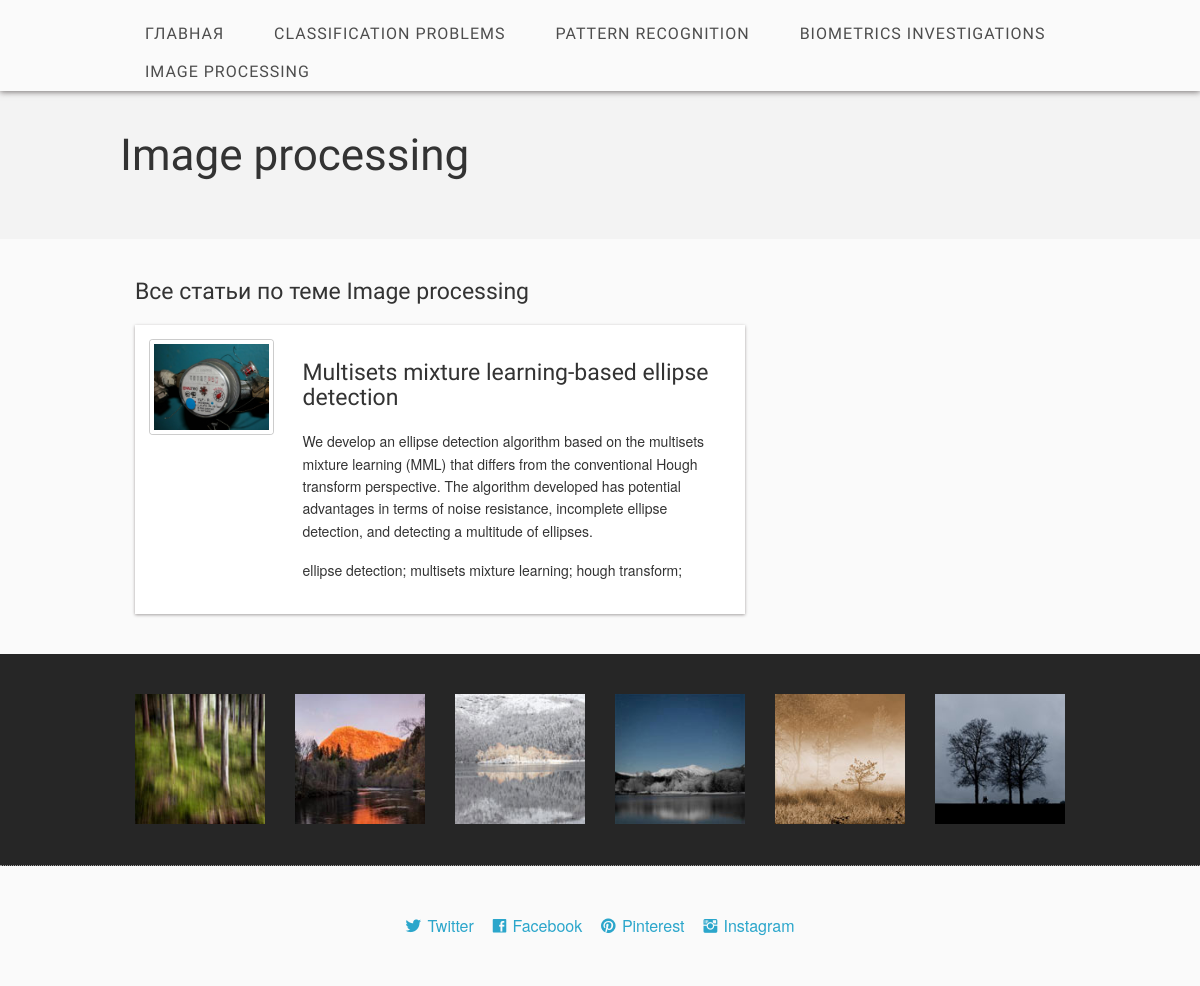
The page /news/rubric/4 on the database its author committed.
### news/models.py (models this page shows, shortened)
class Rubric(models.Model):
    name = models.CharField(max_length=100)

class Article(models.Model):
    title = models.CharField(max_length=100)
    keyword = models.CharField(max_length=200)
    annotation = models.TextField()
    rubric = models.ForeignKey(Rubric, null=True, blank=True, on_delete=models.SET_NULL)

### news/views.py (the view)
# urls.py: path('rubric/<int:rubric_id>', views.by_rubric, name='rubric'),
def by_rubric(request, rubric_id):
    articles = Article.objects.filter(rubric=rubric_id)
    rubrics = Rubric.objects.all()
    current_rubric = Rubric.objects.get(pk=rubric_id)
    context = {'articles': articles, 'rubrics': rubrics, 'current_rubric': current_rubric}
    return render(request, 'news/rubrika.html', context)

### news/templates/news/rubrika.html (shortened to what this page needs)
<!DOCTYPE html>
{% load static %}
<html class="no-js" lang="en">
<head>
    <link rel="stylesheet" href="{% static 'stylesheets/foundation.min.css' %}">
    <link rel="stylesheet" href="{% static 'stylesheets/main.css' %}">
    <link rel="stylesheet" href="{% static 'stylesheets/app.css' %}">
    <link rel="stylesheet" href="{% static 'fonts/ligature.css' %}">
</head>
<body>
<nav>
    <div class="twelve columns header_nav">
        <div class="row">
            <ul id="menu-header" class="nav-bar horizontal">
                <li><a href="{% url 'index' %}">Главная</a></li>
                {% for rubric in rubrics %}
                <li><a href="{% url 'rubric' rubric.id %}">{{rubric.name}}</a></li>
                {% endfor %}
            </ul>
        </div>
    </div>
</nav>
<header>
    <div class="row">
        <h1>{{current_rubric.name}}</h1>
</header>
<section>
    <div class="section_main">
        <div class="row">
            <section class="eight columns">
                <h4>Все статьи по теме {{current_rubric.name}}</h4>
                {% for article in articles %}
                {% if current_rubric.id == article.rubric.id %}
                <article class="blog_post">
                    <div class="three columns">
                        <a href="#" class="th"><img src="{% static 'images/a1.jpg' %}" alt="desc"/></a>
                    </div>
                    <div class="nine columns">
                        <a href="{% url 'current_article' article.id %}"><h4>{{article.title}}</h4></a>
                        <p>{{article.annotation}}</p>
                        <p>{{article.keyword}}</p>
                    </div>
                </article>
                {% endif %}
                {% endfor %}
            </section>
        </div>
    </div>
</section>
<section>
    <div class="section_dark">
        <div class="row">
            <div class="two columns">
                <img src="{% static 'images/thumb1.jpg' %}" alt="desc"/>
            </div>
            <div class="two columns">
                <img src="{% static 'images/thumb2.jpg' %}" alt="desc"/>
            </div>
            <div class="two columns">
                <img src="{% static 'images/thumb3.jpg' %}" alt="desc"/>
            </div>
            <div class="two columns">
                <img src="{% static 'images/thumb4.jpg' %}" alt="desc"/>
            </div>
            <div class="two columns">
                <img src="{% static 'images/thumb5.jpg' %}" alt="desc"/>
            </div>
            <div class="two columns">
                <img src="{% static 'images/thumb6.jpg' %}" alt="desc"/>
            </div>
        </div>
    </div>
</section>
<footer>
    <div class="row">
        <div class="twelve columns footer">
            <a href="" class="lsf-icon" style="font-size:16px; margin-right:15px" title="twitter">Twitter</a>
            <a href="" class="lsf-icon" style="font-size:16px; margin-right:15px" title="facebook">Facebook</a>
            <a href="" class="lsf-icon" style="font-size:16px; margin-right:15px" title="pinterest">Pinterest</a>
            <a href="" class="lsf-icon" style="font-size:16px" title="instagram">Instagram</a>
        </div>
    </div>
</footer>
</body>
</html>

### static/stylesheets/main.css (style rules this page uses)
.lsf-icon:before { content:attr(title); margin-right:0.3em; font-size:64px; font-family: 'LigatureSymbols'; -webkit-text-rendering: optimizeLegibility; -moz-text-rendering: optimizeLegibility; -ms-text-rendering: optimizeLegibility; -o-text-rendering: optimizeLegibility; text-rendering: optimizeLegibility; -webkit-font-smoothing: antialiased; -moz-font-smoothing: antialiased; -ms-font-smoothing: antialiased; -o-font-smoothing: antialiased; font-smoothing: antialiased; }
body { background: #fafafa }
.row { width: 960px }
header { background: #f3f3f3; clear:both; padding: 20px 0 40px }
.header_nav { background: #fafafa; padding: 15px 0 0; box-shadow: 0 1px 6px rgba(34, 25, 25, 0.6); z-index: 999 }
.blog_post { clear: both; padding: 15px 0; overflow:auto; margin-bottom: 20px; background:#FFF; box-shadow: 0 1px 3px rgba(34, 25, 25, 0.4) }
p { color: #333 }
h1,h2,h3,h4 { font-family:'Open Sans Condensed',sans-serif; font-weight: normal; color: #333; margin: 20px 0 }
.section_dark { background: #262626; border-top: 0; border-bottom: 1px dotted #999; padding: 20px 0 40px }
.section_main { padding: 20px 0 }
.nav-bar { margin-top: 0; background: none }
.nav-bar > li { border: 0; padding: 0; font-family: 'Open Sans Condensed',sans-serif; letter-spacing: 1px; box-shadow: none }
.nav-bar > li > a:first-child { font-size: 16px; text-transform: uppercase; padding: 0 25px }
.nav-bar > li:last-child { border: 0; box-shadow: none }
.nav-bar > li > a { color: #4d4d4d }
.footer { text-align:center; padding: 50px 0 }

### rows shown on the page
Rubric: name "CLASSIFICATION PROBLEMS"
Rubric: name "PATTERN RECOGNITION"
Rubric: name "BIOMETRICS INVESTIGATIONS"
Rubric: name "IMAGE PROCESSING", name "Image processing"
Article: title "Multisets mixture learning-based ellipse detection", annotation "We develop an ellipse detection algorithm based on the multisets mixture learning (MML) that differs from the conventional Hough transform perspective. The algorithm developed has potential advantages in terms of noise resistance, incomplete ellipse detection, and detecting a multitude of ellipses.", keyword "ellipse detection; multisets mixture learning; hough transform;"
